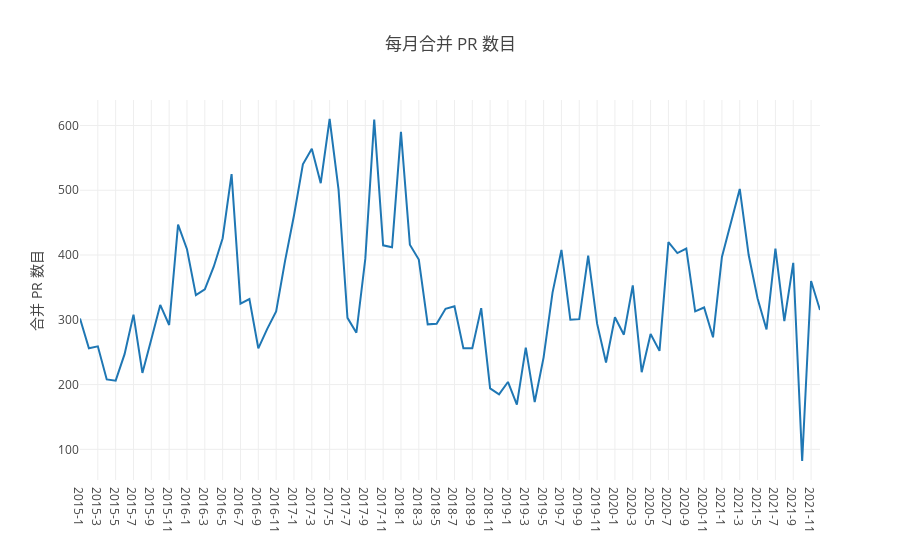

The cell this chart's notebook holds for it:
### Code cell
// 3.2 每月合并 PR 数
query(
   `
    select time, merge_PRs
    from 
    (select count(issue_id) as merge_PRs,
    concat(toString(toYear(created_at)),'-',toString(toMonth(created_at))) as time
    from github_log.events
    where repo_id=${my_repo_id} and type = 'PullRequestEvent' and action in('closed') and pull_merged=1
    and toYear(created_at) >=${startYear} and toYear(created_at) <= ${endYear}
    group by toYear(created_at),toMonth(created_at)
    order by toYear(created_at),toMonth(created_at))
    `
    ).then(data => {
     //console.log(data)
    var merge_PRs = [], time = [], table = [];
    data.forEach(d=>{
           table.push({'时间':d.time, '每月合并 PR 数目':parseInt(d.merge_PRs)});
            merge_PRs.push(d.merge_PRs);
            time.push(d.time)
    }
    )
    console.table(table);
    openDigger.render.plotly([
        {x: time, y: merge_PRs, mode:'scatter', name:'合并PR'}, 
    ], {
        title: '每月合并 PR 数目',
        yaxis: { title: '合并 PR 数目'},
        xaxis: {type: 'category'}
    });
});

### Figure 1 — Plotly figure (JSON) as saved in the notebook; plotly's stock layout.template omitted (floating-point values rounded to 4 significant figures)
{"data": [{"mode": "scatter", "name": "合并PR", "x": ["2015-1", "2015-2", "2015-3", "2015-4", "2015-5", "2015-6", "2015-7", "2015-8", "2015-9", "2015-10", "2015-11", "2015-12", "2016-1", "2016-2", "2016-3", "2016-4", "2016-5", "2016-6", "2016-7", "2016-8", "2016-9", "2016-10", "2016-11", "2016-12", "2017-1", "2017-2", "2017-3", "2017-4", "2017-5", "2017-6", "2017-7", "2017-8", "2017-9", "2017-10", "2017-11", "2017-12", "2018-1", "2018-2", "2018-3", "2018-4", "2018-5", "2018-6", "2018-7", "2018-8", "2018-9", "2018-10", "2018-11", "2018-12", "2019-1", "2019-2", "2019-3", "2019-4", "2019-5", "2019-6", "2019-7", "2019-8", "2019-9", "2019-10", "2019-11", "2019-12", "2020-1", "2020-2", "2020-3", "2020-4", "2020-5", "2020-6", "2020-7", "2020-8", "2020-9", "2020-10", "2020-11", "2020-12", "2021-1", "2021-2", "2021-3", "2021-4", "2021-5", "2021-6", "2021-7", "2021-8", "2021-9", "2021-10", "2021-11", "2021-12"], "y": ["302", "256", "259", "208", "206", "247", "308", "218", "270", "323", "292", "447", "409", "338", "347", "382", "426", "525", "325", "332", "256", "286", "313", "391", "461", "540", "564", "511", "610", "501", "303", "280", "394", "609", "415", "412", "590", "416", "393", "293", "294", "317", "321", "256", "256", "318", "194", "185", "204", "169", "257", "173", "242", "342", "408", "300", "301", "399", "294", "234", "304", "277", "353", "219", "278", "252", "420", "403", "410", "313", "319", "273", "397", "449", "502", "400", "333", "285", "410", "298", "388", "82", "360", "315"]}], "layout": {"autosize": true, "title": {"text": "每月合并 PR 数目"}, "xaxis": {"autorange": true, "range": [0, 83], "type": "category"}, "yaxis": {"autorange": true, "range": [52.67, 639.3], "title": {"text": "合并 PR 数目"}, "type": "linear"}}}
